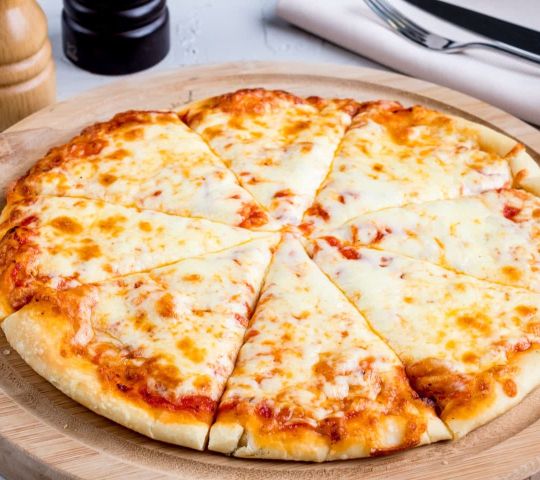
#> input picture before/images/menu/P/old/P.jpg, 1080 x 960 px (shown at 1/2 size); its folder holds 4 pictures in this run
$ python resize_img.py
#> lines starting #> are read from the running program, lines starting #| are printed output that depends on the picture

import numpy as np
import cv2
import glob


dist_width = 960
dist_height = 640

images = glob.glob('old/*.jpg')
res_img = 'P'
i = 1
for fname in images:

	imgbgr = cv2.imread(fname, cv2.IMREAD_COLOR)
#> imgbgr is the input picture: shape (960, 1080, 3); mean B, G, R 130.8, 172.4, 212.9

	h = imgbgr.shape[0]
#> h = 960
	w = imgbgr.shape[1]
#> w = 1080
	img_result = imgbgr
	img_result = cv2.resize(img_result, None, fx=dist_width/w, fy=dist_height/h, interpolation = cv2.INTER_CUBIC)
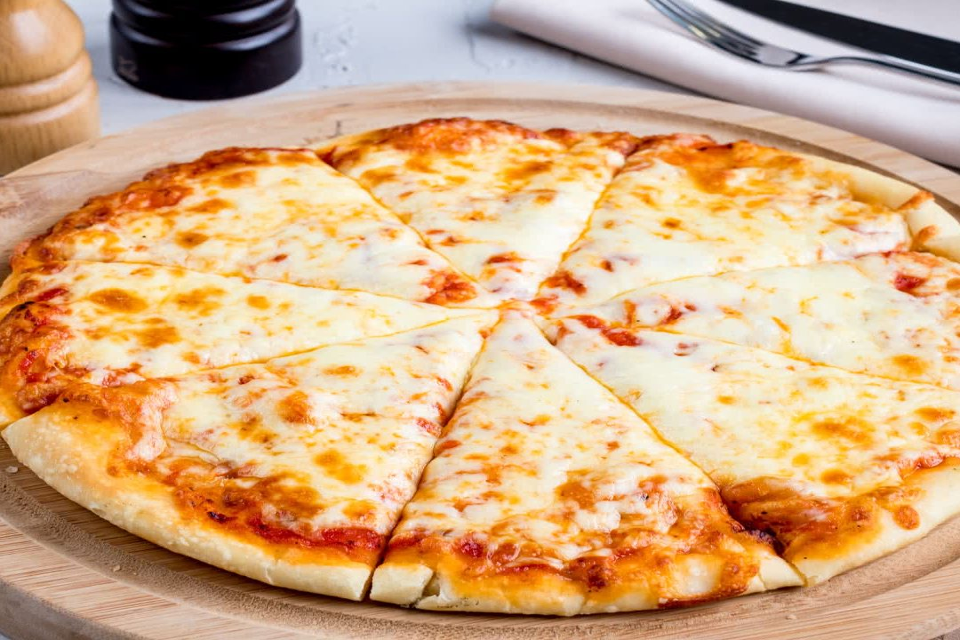
#> img_result: shape (640, 960, 3); mean B, G, R 130.8, 172.4, 212.9
#> pass 3 of the loop `for fname in images:`:
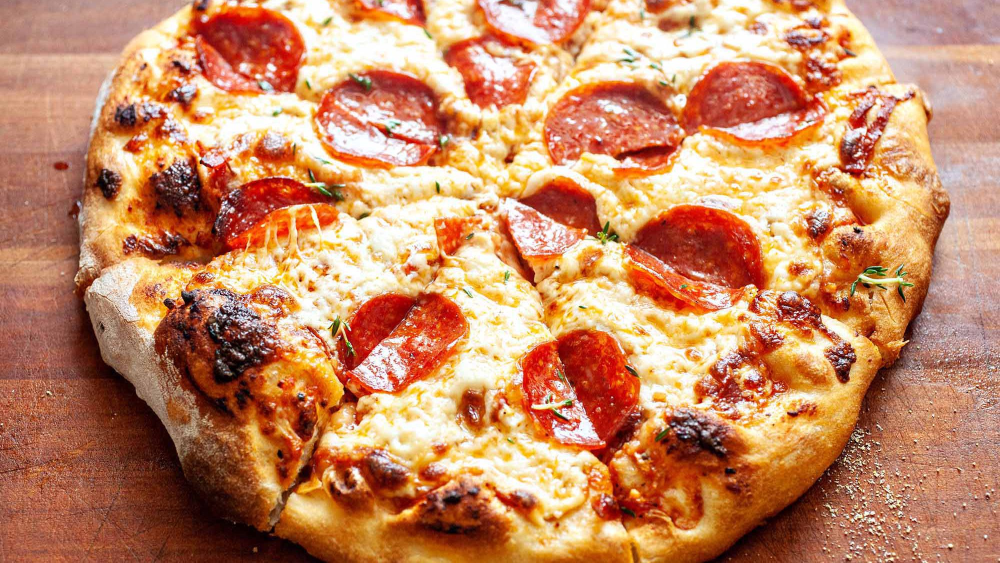
#> input picture before/images/menu/P/old/pizzape.jpg, 2000 x 1125 px (shown at 1/2 size)
#> imgbgr is the input picture: shape (1125, 2000, 3); mean B, G, R 100.4, 137.8, 198.5
#> `img_result = cv2.resize(img_result, None, fx=dist_width/w, fy=dist_hei..`:
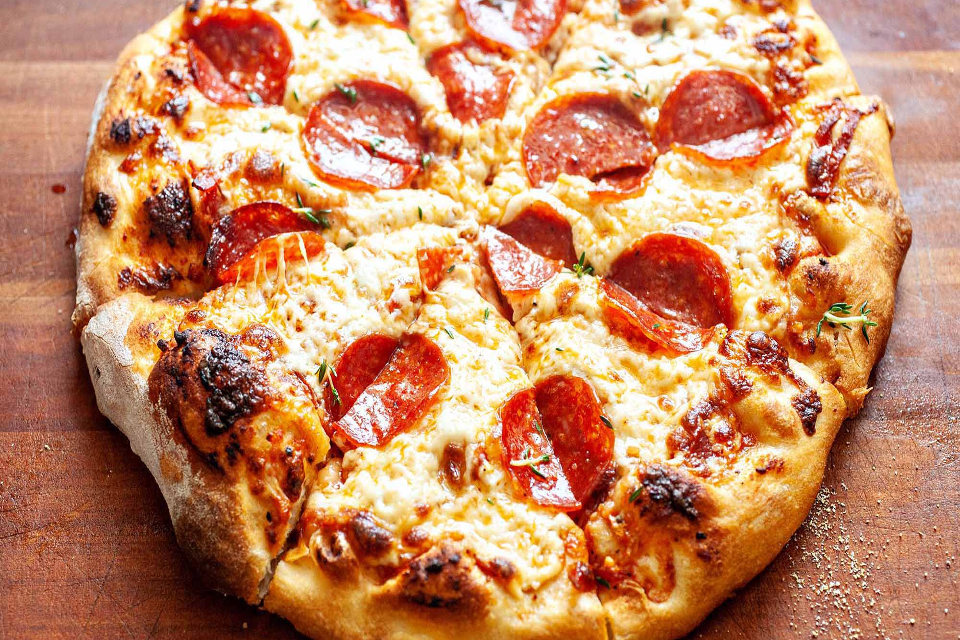
#> img_result: shape (640, 960, 3); mean B, G, R 100.4, 137.8, 198.4
#> the loop made 4 passes; the first 3 are shown
	img_name = res_img+str(i)+'.jpg'

	cv2.imwrite(img_name,img_result)
	i = i+1
